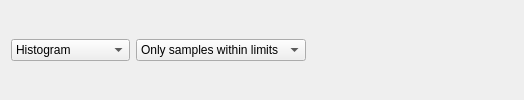
            <widget class="QFrame" name="frame_4">
             <property name="frameShape">
              <enum>QFrame::NoFrame</enum>
             </property>
             <property name="frameShadow">
              <enum>QFrame::Raised</enum>
             </property>
             <layout class="QHBoxLayout" name="horizontalLayout_3" stretch="1,1,1,0,0,0,0,0">
              <item>
               <widget class="QComboBox" name="comboBoxChartType">
                <property name="sizePolicy">
                 <sizepolicy hsizetype="Preferred" vsizetype="Fixed">
                  <horstretch>0</horstretch>
                  <verstretch>0</verstretch>
                 </sizepolicy>
                </property>
                <property name="toolTip">
                 <string>Select charting mode: Histogram, Trend, BiVariate, etc...</string>
                </property>
                <item>
                 <property name="text">
                  <string>Histogram</string>
                 </property>
                 <property name="icon">
                  <iconset>
                   <normalon>:/gex/icons/options_advhisto.png</normalon>
                  </iconset>
                 </property>
                </item>
                <item>
                 <property name="text">
                  <string>Trend</string>
                 </property>
                 <property name="icon">
                  <iconset>
                   <normalon>:/gex/icons/options_trend.png</normalon>
                  </iconset>
                 </property>
                </item>
                <item>
                 <property name="text">
                  <string>Probability plot</string>
                 </property>
                 <property name="icon">
                  <iconset>
                   <normalon>:/gex/icons/options_probabilityplot.png</normalon>
                  </iconset>
                 </property>
                </item>
                <item>
                 <property name="text">
                  <string>Scatter/Bivariate</string>
                 </property>
                 <property name="icon">
                  <iconset>
                   <normalon>:/gex/icons/options_scatter.png</normalon>
                  </iconset>
                 </property>
                </item>
                <item>
                 <property name="text">
                  <string>Box-plot</string>
                 </property>
                 <property name="icon">
                  <iconset>
                   <normalon>:/gex/icons/options_candlemeanrange.png</normalon>
                  </iconset>
                 </property>
                </item>
               </widget>
              </item>
              <item>
               <widget class="QComboBox" name="comboBoxDataWindow">
                <property name="sizePolicy">
                 <sizepolicy hsizetype="Preferred" vsizetype="Fixed">
                  <horstretch>0</horstretch>
                  <verstretch>0</verstretch>
                 </sizepolicy>
                </property>
                <property name="toolTip">
                 <string>Data samples to chart...</string>
                </property>
                <item>
                 <property name="text">
                  <string>Only samples within limits</string>
                 </property>
                </item>
                <item>
                 <property name="text">
                  <string>All samples</string>
                 </property>
                </item>
               </widget>
              </item>
              <item>
               <spacer name="horizontalSpacer_2">
                <property name="orientation">
                 <enum>Qt::Horizontal</enum>
                </property>
                <property name="sizeHint" stdset="0">
                 <size>
                  <width>40</width>
                  <height>20</height>
                 </size>
                </property>
               </spacer>
              </item>
              <item>
               <widget class="QToolButton" name="toolButtonTests">
                <property name="maximumSize">
                 <size>
                  <width>30</width>
                  <height>21</height>
                 </size>
                </property>
                <property name="styleSheet">
                 <string notr="true">border: none; 
pressed {
    background-color: qlineargradient(x1: 0, y1: 0, x2: 0, y2: 1,
                                      stop: 0 #dadbde, stop: 1 #f6f7fa);
}
menu-indicator { 
image: none; 
}</string>
                </property>
                <property name="text">
                 <string/>
                </property>
                <property name="icon">
                 <iconset resource="gex.qrc">
                  <normaloff>:/gex/icons/combo.png</normaloff>:/gex/icons/combo.png</iconset>
                </property>
                <property name="popupMode">
                 <enum>QToolButton::InstantPopup</enum>
                </property>
                <property name="toolButtonStyle">
                 <enum>Qt::ToolButtonTextBesideIcon</enum>
                </property>
                <property name="autoRaise">
                 <bool>true</bool>
                </property>
               </widget>
              </item>
              <item>
               <widget class="QToolButton" name="toolButtonViewPort">
                <property name="maximumSize">
                 <size>
                  <width>30</width>
                  <height>21</height>
                 </size>
                </property>
                <property name="styleSheet">
                 <string notr="true">border: none; 
pressed {
    background-color: qlineargradient(x1: 0, y1: 0, x2: 0, y2: 1,
                                      stop: 0 #dadbde, stop: 1 #f6f7fa);
}
menu-indicator { 
image: none; 
}</string>
                </property>
                <property name="text">
                 <string/>
                </property>
                <property name="icon">
                 <iconset resource="gex.qrc">
                  <normaloff>:/gex/icons/viewport.png</normaloff>:/gex/icons/viewport.png</iconset>
                </property>
                <property name="popupMode">
                 <enum>QToolButton::InstantPopup</enum>
                </property>
                <property name="toolButtonStyle">
                 <enum>Qt::ToolButtonTextBesideIcon</enum>
                </property>
                <property name="autoRaise">
                 <bool>true</bool>
                </property>
               </widget>
              </item>
              <item>
               <widget class="QToolButton" name="toolButtonMouseMode">
                <property name="sizePolicy">
                 <sizepolicy hsizetype="Preferred" vsizetype="Fixed">
                  <horstretch>0</horstretch>
                  <verstretch>0</verstretch>
                 </sizepolicy>
                </property>
                <property name="maximumSize">
                 <size>
                  <width>30</width>
                  <height>21</height>
                 </size>
                </property>
                <property name="styleSheet">
                 <string notr="true">border: none; 
pressed {
    background-color: qlineargradient(x1: 0, y1: 0, x2: 0, y2: 1,
                                      stop: 0 #dadbde, stop: 1 #f6f7fa);
}</string>
                </property>
                <property name="text">
                 <string/>
                </property>
                <property name="icon">
                 <iconset resource="gex.qrc">
                  <normaloff>:/gex/icons/selectmode.png</normaloff>:/gex/icons/selectmode.png</iconset>
                </property>
                <property name="iconSize">
                 <size>
                  <width>24</width>
                  <height>24</height>
                 </size>
                </property>
                <property name="popupMode">
                 <enum>QToolButton::InstantPopup</enum>
                </property>
                <property name="toolButtonStyle">
                 <enum>Qt::ToolButtonTextBesideIcon</enum>
                </property>
                <property name="autoRaise">
                 <bool>true</bool>
                </property>
                <property name="arrowType">
                 <enum>Qt::NoArrow</enum>
                </property>
               </widget>
              </item>
              <item>
               <widget class="QToolButton" name="toolButtonInteractiveViews">
                <property name="maximumSize">
                 <size>
                  <width>30</width>
                  <height>21</height>
                 </size>
                </property>
                <property name="styleSheet">
                 <string notr="true">border: none; 
pressed {
    background-color: qlineargradient(x1: 0, y1: 0, x2: 0, y2: 1,
                                      stop: 0 #dadbde, stop: 1 #f6f7fa);
}</string>
                </property>
                <property name="text">
                 <string/>
                </property>
                <property name="icon">
                 <iconset resource="gex.qrc">
                  <normaloff>:/gex/icons/interactive_views.png</normaloff>:/gex/icons/interactive_views.png</iconset>
                </property>
                <property name="iconSize">
                 <size>
                  <width>21</width>
                  <height>21</height>
                 </size>
                </property>
                <property name="popupMode">
                 <enum>QToolButton::InstantPopup</enum>
                </property>
                <property name="toolButtonStyle">
                 <enum>Qt::ToolButtonTextBesideIcon</enum>
                </property>
                <property name="autoRaise">
                 <bool>true</bool>
                </property>
               </widget>
              </item>
              <item>
               <widget class="QToolButton" name="toolButtonSettingsMenu">
                <property name="maximumSize">
                 <size>
                  <width>30</width>
                  <height>21</height>
                 </size>
                </property>
                <property name="autoFillBackground">
                 <bool>false</bool>
                </property>
                <property name="styleSheet">
                 <string notr="true">border: none; 
pressed {
    background-color: qlineargradient(x1: 0, y1: 0, x2: 0, y2: 1,
                                      stop: 0 #dadbde, stop: 1 #f6f7fa);
}</string>
                </property>
                <property name="text">
                 <string/>
                </property>
                <property name="icon">
                 <iconset resource="gex.qrc">
                  <normaloff>:/gex/icons/new_parameters.png</normaloff>:/gex/icons/new_parameters.png</iconset>
                </property>
                <property name="iconSize">
                 <size>
                  <width>24</width>
                  <height>24</height>
                 </size>
                </property>
                <property name="popupMode">
                 <enum>QToolButton::InstantPopup</enum>
                </property>
                <property name="toolButtonStyle">
                 <enum>Qt::ToolButtonTextBesideIcon</enum>
                </property>
                <property name="autoRaise">
                 <bool>true</bool>
                </property>
                <property name="arrowType">
                 <enum>Qt::NoArrow</enum>
                </property>
               </widget>
              </item>
             </layout>
            </widget>
